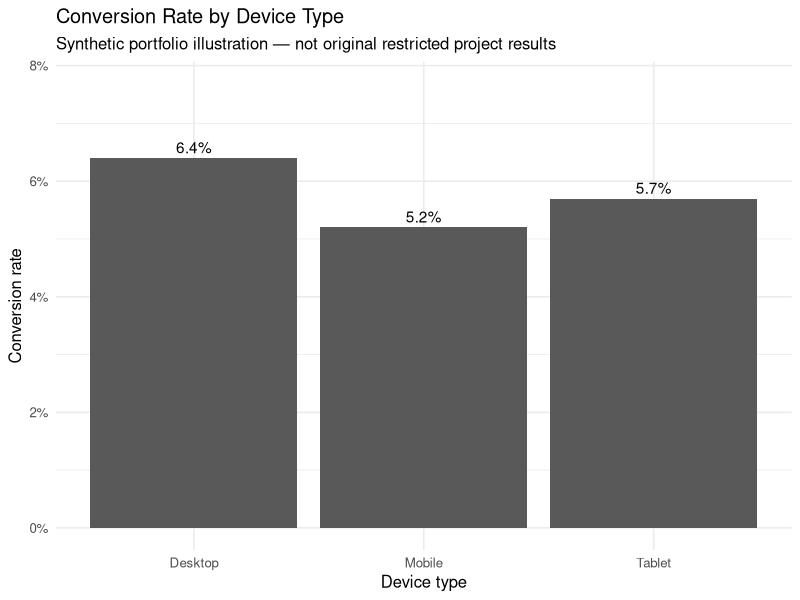
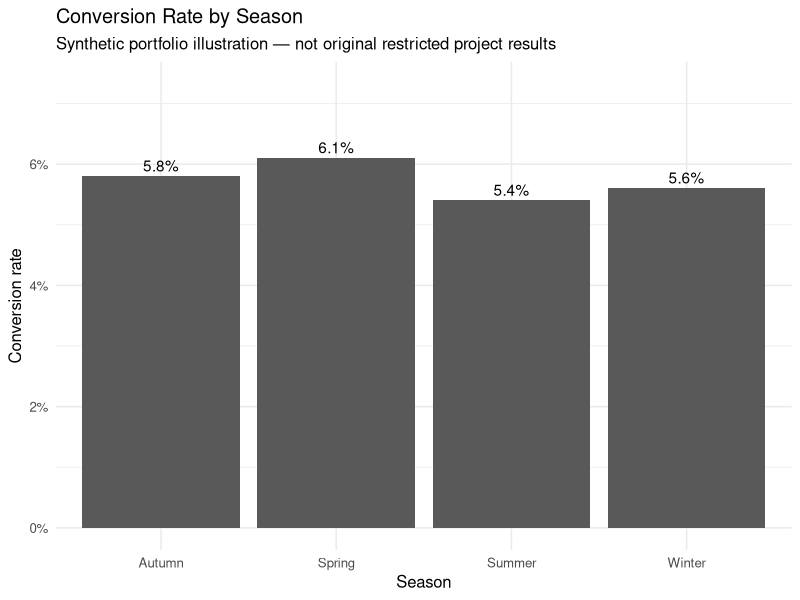
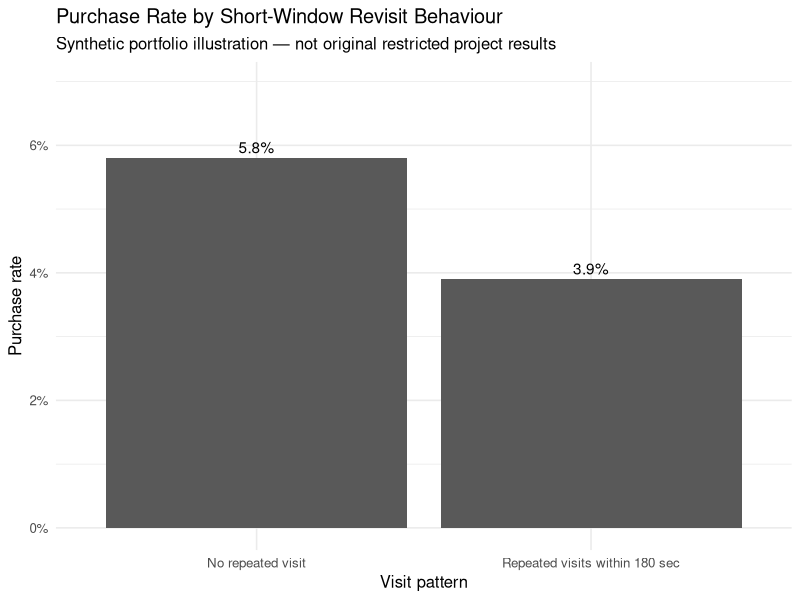

The R script that drew these images, in order:
# Synthetic portfolio visuals
#
# These charts use synthetic values only. They show the types of comparisons
# made in the original project without publishing restricted retail results.

library(ggplot2)
library(scales)

visual_values <- read.csv("data/synthetic_visual_values.csv", stringsAsFactors = FALSE)

save_bar <- function(data, title, x_label, y_label, filename) {
  p <- ggplot(data, aes(x = category, y = rate)) +
    geom_col() +
    geom_text(aes(label = percent(rate, accuracy = 0.1)), vjust = -0.4) +
    scale_y_continuous(labels = percent, limits = c(0, max(data$rate) * 1.2)) +
    labs(
      title = title,
      subtitle = "Synthetic portfolio illustration — not original restricted project results",
      x = x_label,
      y = y_label
    ) +
    theme_minimal(base_size = 12) +
    theme(legend.position = "none")

  svg(file.path("visuals", filename), width = 8, height = 5)
  print(p)
  dev.off()
}

device <- subset(visual_values, chart == "conversion_by_device")
season <- subset(visual_values, chart == "conversion_by_season")
visits <- subset(visual_values, chart == "purchase_rate_by_short_window_visits")

save_bar(
  device,
  "Conversion Rate by Device Type",
  "Device type",
  "Conversion rate",
  "conversion_by_device.svg"
)

save_bar(
  season,
  "Conversion Rate by Season",
  "Season",
  "Conversion rate",
  "conversion_by_season.svg"
)

save_bar(
  visits,
  "Purchase Rate by Short-Window Revisit Behaviour",
  "Visit pattern",
  "Purchase rate",
  "purchase_rate_by_short_window_visits.svg"
)
